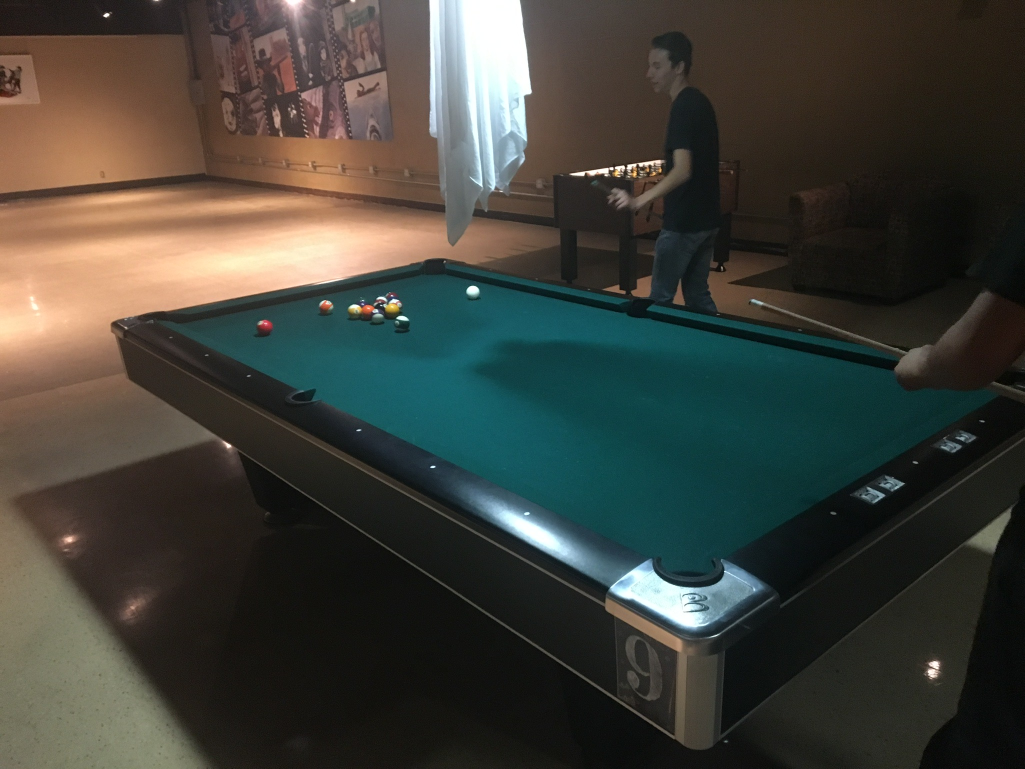
#> input picture Pool_Detection_Project/photos/IMG_0330.jpg, 2049 x 1537 px, found by its file name (shown at 1/2 size)
$ python mask_testing.py   (older library calls are emulated)
#> lines starting #> are read from the running program, lines starting #| are printed output that depends on the picture; after the words box and inside, x2 and y2 are one past the last pixel; in counts of white or black regions, pixels touching at a corner belong together
import sys
sys.path.append('/usr/local/lib/python2.7/site-packages')

import cv2
import numpy as np
from matplotlib import pyplot as plt


# --- DEFINITIONS --- #
file_name = "/Users/JLepere2/Desktop/CalPolyPomona/Masters_Project/photos/IMG_0330.jpg"
window_name = "TABLE DETECTION"
r_low_tb_name = "R_LOW"
r_high_tb_name = "R_HIGH"
g_low_tb_name = "G_LOW"
g_high_tb_name = "G_HIGH"
b_low_tb_name = "B_LOW"
b_high_tb_name = "B_HIGH"
image_selector_tb_name = "IMAGE"

def detect_table(img,lower_bounds,upper_bounds):
    hsv = cv2.cvtColor(img,cv2.COLOR_BGR2HSV)
    mask = cv2.inRange(img,lower_bounds,upper_bounds)
    res = cv2.bitwise_and(img,img,mask = mask)
    return hsv

def nothing(x):
    pass

if __name__ == "__main__":

    img = cv2.imread(file_name)
#> img is the input picture: shape (1537, 2049, 3); mean B, G, R 57.5, 64.6, 64
    img_height, img_width, img_channels = img.shape
#> img_height = 1537; img_width = 2049; img_channels = 3

    # --- GUI DEFINITIONS --- #
    cv2.namedWindow(window_name,cv2.WINDOW_NORMAL)
    cv2.createTrackbar(image_selector_tb_name,window_name,0,4,nothing)
#> slider 'IMAGE' is set to 1
    # [6 lines of commented-out code are left out]

    while (1):
        image_to_show = cv2.getTrackbarPos(image_selector_tb_name,window_name)
        if image_to_show == 0:
            res = img
        elif image_to_show >= 1:
            # [6 lines of commented-out code are left out]
            lower_bounds = np.array([60,60,10])
            upper_bounds = np.array([110,110,60])
            res = detect_table(img,lower_bounds,upper_bounds)
#> in detect_table, `hsv = cv2.cvtColor(img,cv2.COLOR_BGR2HSV)`: hsv: shape (1537, 2049, 3); mean H, S, V 42.1, 89.2, 74.7
#> in detect_table, `mask = cv2.inRange(img,lower_bounds,upper_bounds)`:
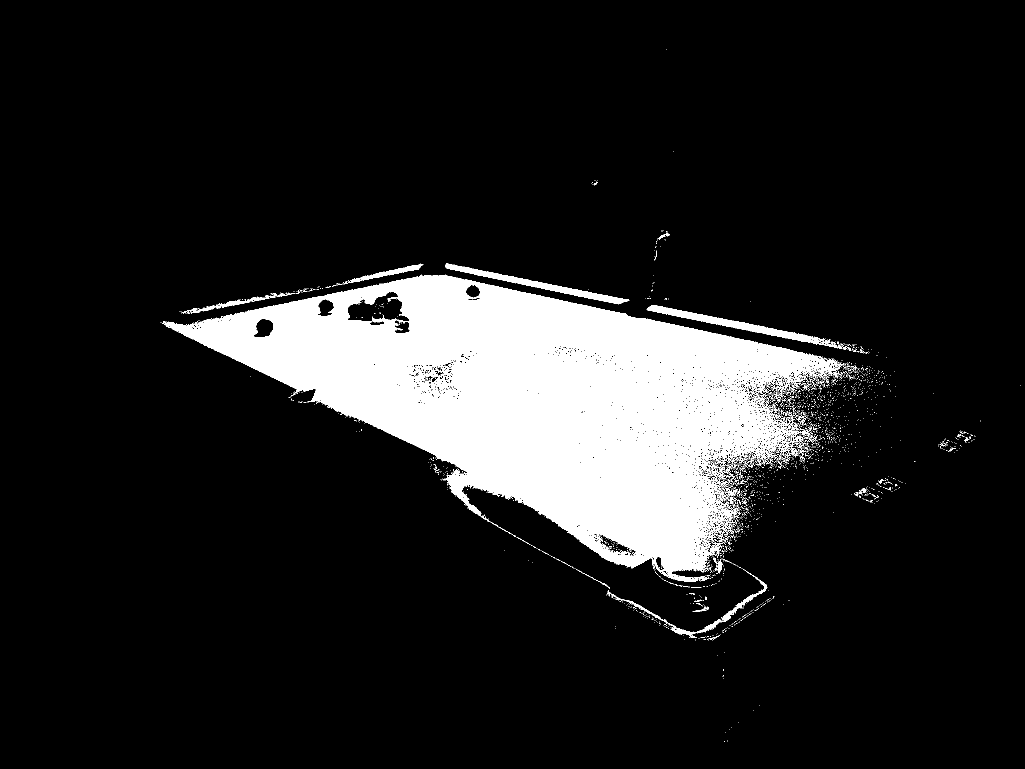
#> mask: shape (1537, 2049) (shown at 1/2 size); 12.2% white; 2420 white regions (2353 under 20 px), largest, box (x1, y1, x2, y2) and area: (324, 549, 1688, 1164) 361847, (1293, 610, 1685, 698) 4748, (891, 526, 1259, 609) 4178
#> in detect_table, `res = cv2.bitwise_and(img,img,mask = mask)`:
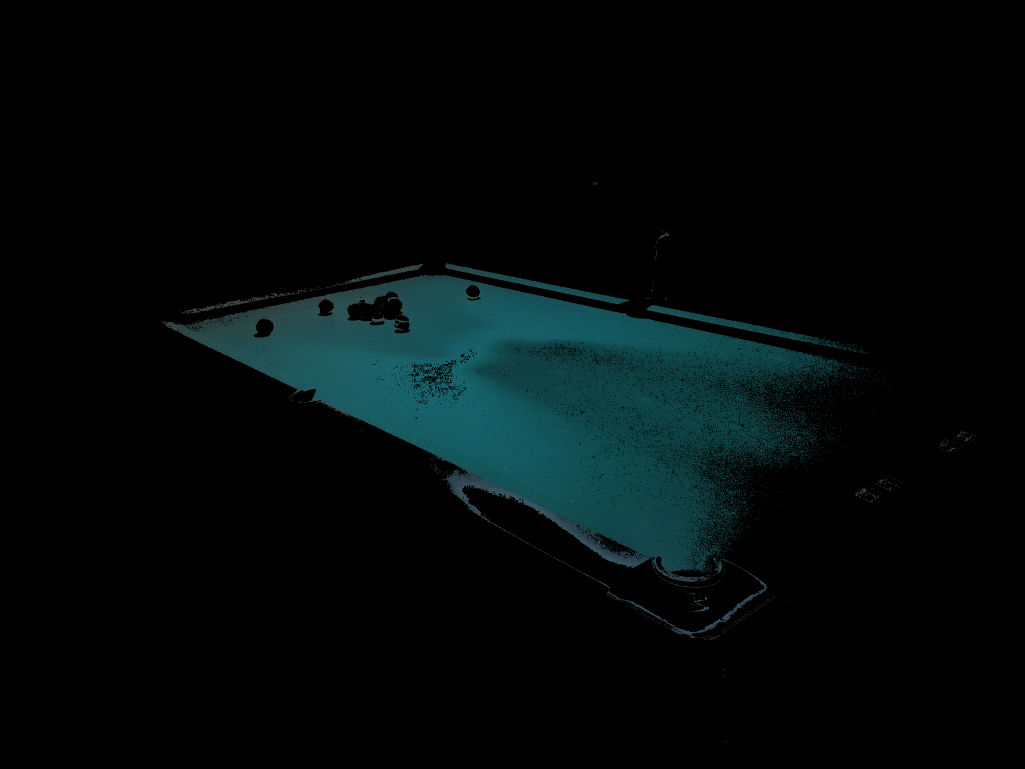
#> res: shape (1537, 2049, 3) (shown at 1/2 size); mean B, G, R 9.9, 9.4, 2.7
            if image_to_show >= 2:
                imgray = cv2.cvtColor(res,cv2.COLOR_BGR2GRAY)
                tmp,thresh = cv2.threshold(imgray,255,255,255)
                retr = cv2.RETR_EXTERNAL
                tmp, contours, hierarchy = cv2.findContours(thresh,retr,cv2.CHAIN_APPROX_SIMPLE)
                blank_image = np.zeros((img_height,img_width,3),np.uint8)
                cv2.drawContours(blank_image,contours,-1,(255,255,255),3)
                res = blank_image
                if image_to_show >= 3:
                    res = cv2.medianBlur(res,7)
                    res = cv2.Canny(res,100,150,apertureSize = 3)
                    if image_to_show >= 4:
                        rho = 1
                        theta = np.pi/180
                        threshold = 100
                        lines = cv2.HoughLines(res,rho,theta,threshold)
                        rho_threshold = 50
                        theta_threshold = 0.05
                        accepted_lines = []
                        for i in range(len(lines)):
                            for rho,theta in lines[i]:
                                found_similar = False
                                for j in range(len(accepted_lines)):
                                    for accepted_rho, accepted_theta in accepted_lines[j]:
                                        if abs(accepted_rho - rho) < rho_threshold and abs(accepted_theta - theta) < theta_threshold:
                                            found_similar = True
                                if not found_similar:
                                    accepted_lines.append(lines[i])
                        new_img = img.copy()
                        for i in range(len(lines)):
                            for rho,theta in lines[i]:
                                a = np.cos(theta)
                                b = np.sin(theta)
                                x0 = a*rho
                                y0 = b*rho
                                x1 = int(x0 + 2000*(-b))
                                y1 = int(y0 + 2000*(a))
                                x2 = int(x0 - 2000*(-b))
                                y2 = int(y0 - 2000*(a))
                                cv2.line(new_img,(x1,y1),(x2,y2),(0,255,255),2)
                        res = new_img

        cv2.imshow(window_name,cv2.resize(res,(600,450)))
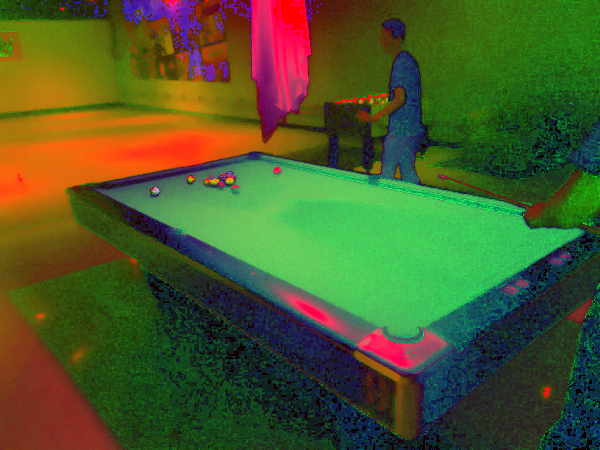
#> window 'TABLE DETECTION': shape (450, 600, 3); mean B, G, R 42, 89.1, 74.6
        k = cv2.waitKey(5)
#> (key q is pressed here)
        if k == ord('q'):
            break

    cv2.destroyAllWindows()

$ run again, with Pool_Detection_Project/photos/IMG_0310.jpg copied over Pool_Detection_Project/photos/IMG_0330.jpg
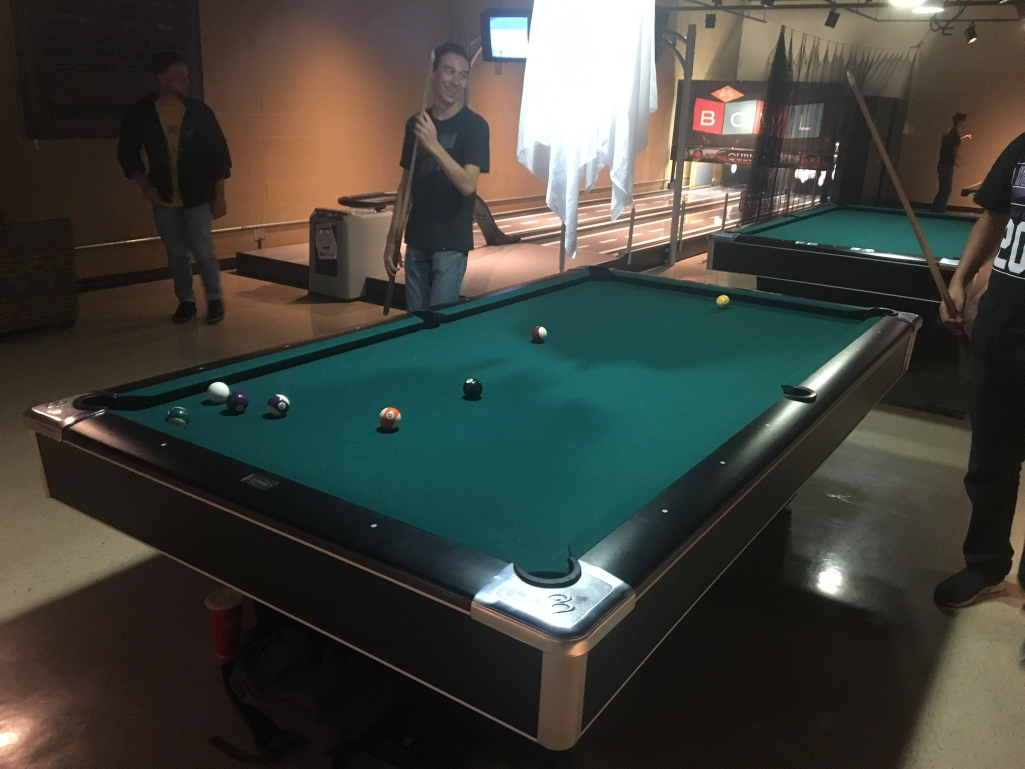
#> input picture Pool_Detection_Project/photos/IMG_0310.jpg, 2049 x 1537 px, found by its file name (shown at 1/2 size)
#> img is the input picture: shape (1537, 2049, 3); mean B, G, R 60.7, 67.4, 65.6
#> hsv: shape (1537, 2049, 3); mean H, S, V 41.1, 83.5, 75.8
#> in detect_table, `mask = cv2.inRange(img,lower_bounds,upper_bounds)`:
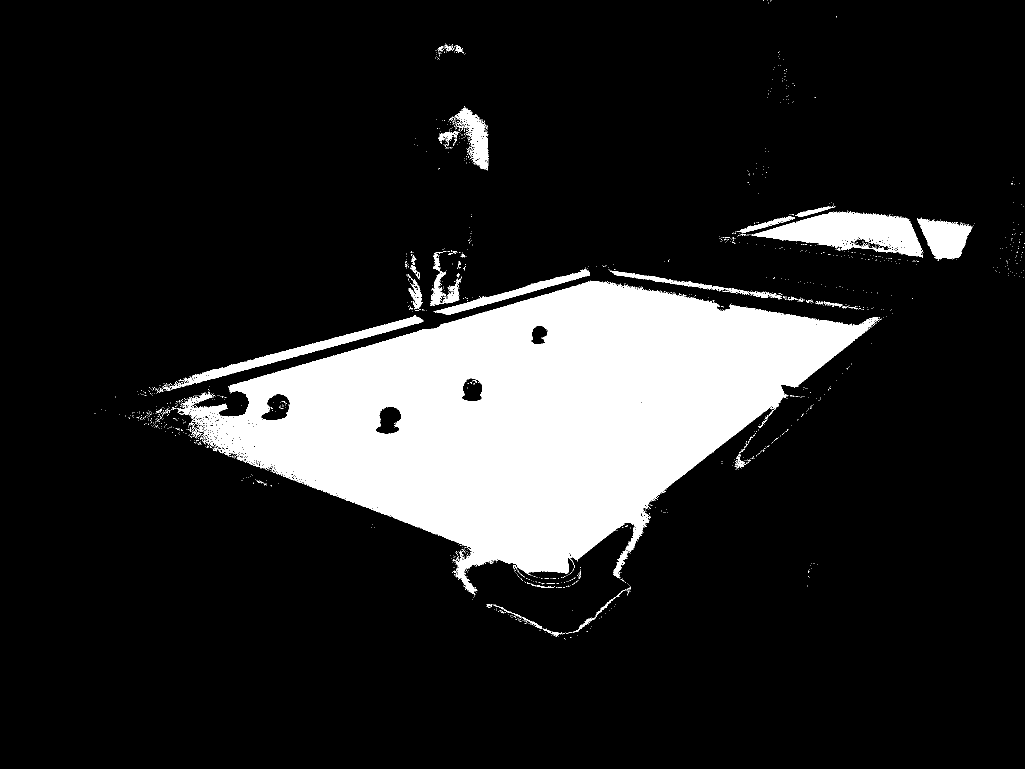
#> mask: shape (1537, 2049) (shown at 1/2 size); 14.9% white; 1519 white regions (1469 under 20 px), largest, box (x1, y1, x2, y2) and area: (355, 561, 1759, 1191) 420182, (1503, 423, 1846, 515) 16225, (358, 631, 847, 774) 7600
#> `cv2.imshow(window_name,cv2.resize(res,(600,450)))`:
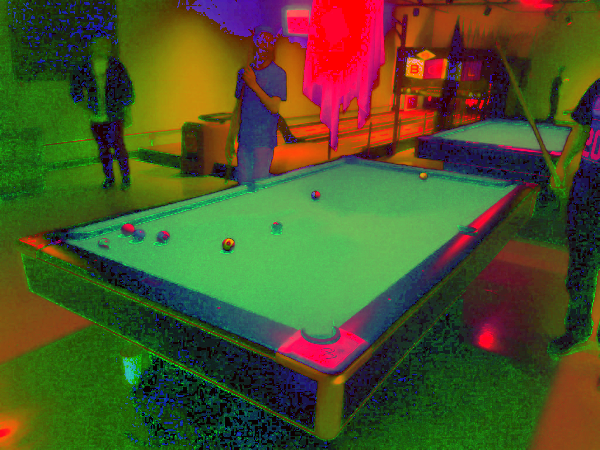
#> window 'TABLE DETECTION': shape (450, 600, 3); mean B, G, R 41.1, 83.4, 75.6

$ run again, with Pool_Detection_Project/photos/IMG_0311.jpg copied over Pool_Detection_Project/photos/IMG_0330.jpg
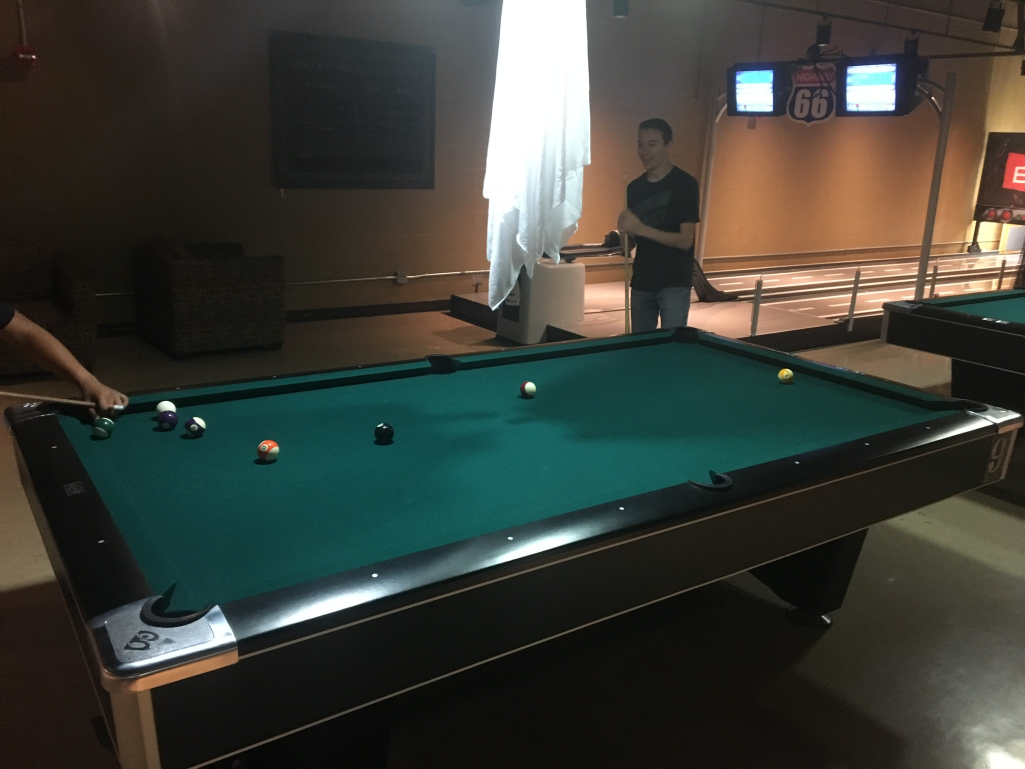
#> input picture Pool_Detection_Project/photos/IMG_0311.jpg, 2049 x 1537 px, found by its file name (shown at 1/2 size)
#> img is the input picture: shape (1537, 2049, 3); mean B, G, R 55.5, 62.5, 59.7
#> hsv: shape (1537, 2049, 3); mean H, S, V 43.9, 88.7, 70
#> in detect_table, `mask = cv2.inRange(img,lower_bounds,upper_bounds)`:
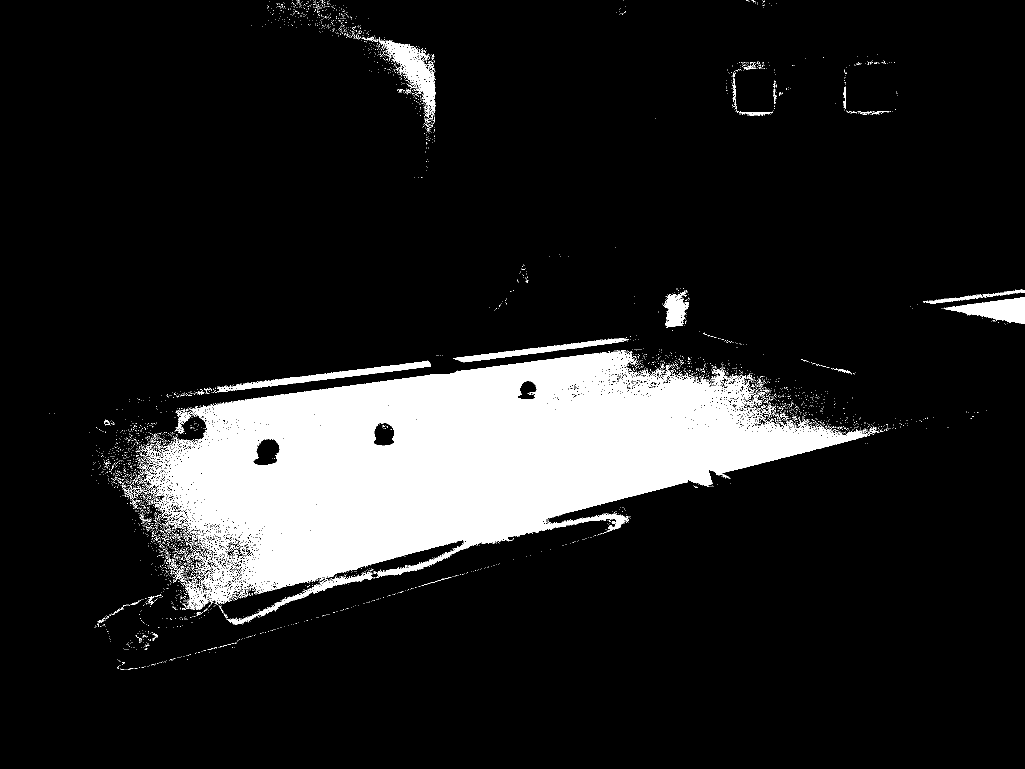
#> mask: shape (1537, 2049) (shown at 1/2 size); 12.6% white; 4213 white regions (4137 under 20 px), largest, box (x1, y1, x2, y2) and area: (279, 700, 1736, 1250) 360982, (757, 79, 871, 237) 4832, (425, 721, 862, 786) 4686
#> `cv2.imshow(window_name,cv2.resize(res,(600,450)))`:
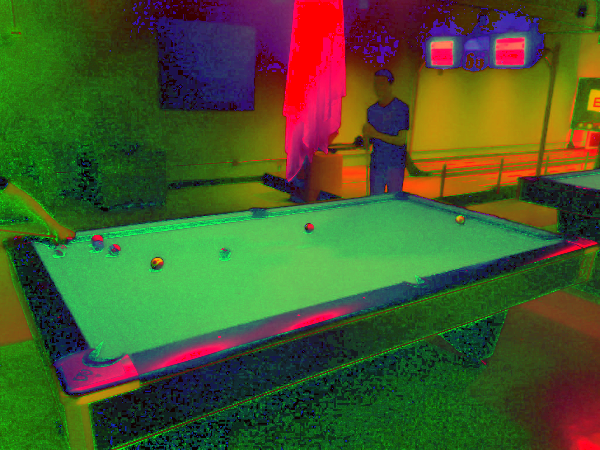
#> window 'TABLE DETECTION': shape (450, 600, 3); mean B, G, R 43.9, 88.6, 69.9

$ run again, with Pool_Detection_Project/photos/IMG_0312.jpg copied over Pool_Detection_Project/photos/IMG_0330.jpg
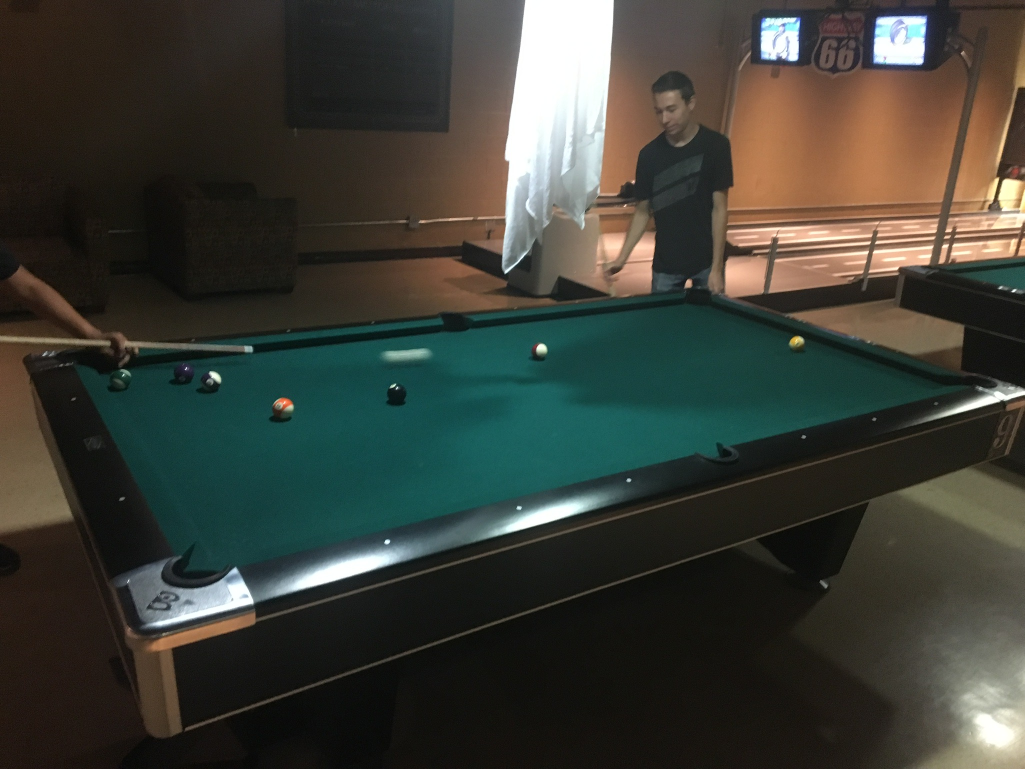
#> input picture Pool_Detection_Project/photos/IMG_0312.jpg, 2049 x 1537 px, found by its file name (shown at 1/2 size)
#> img is the input picture: shape (1537, 2049, 3); mean B, G, R 54.4, 62.1, 60.1
#> hsv: shape (1537, 2049, 3); mean H, S, V 40.9, 88.2, 69.8
#> in detect_table, `mask = cv2.inRange(img,lower_bounds,upper_bounds)`:
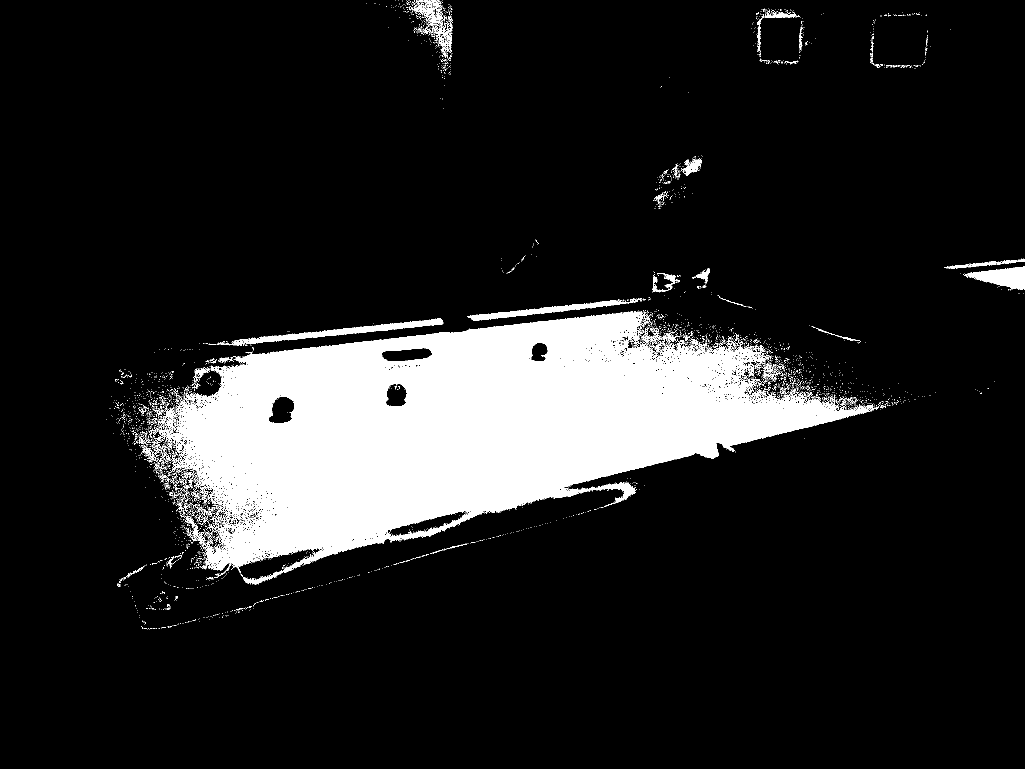
#> mask: shape (1537, 2049) (shown at 1/2 size); 13% white; 3667 white regions (3547 under 20 px), largest, box (x1, y1, x2, y2) and area: (316, 622, 1756, 1170) 377345, (465, 636, 887, 692) 4544, (934, 596, 1282, 642) 3231
#> `cv2.imshow(window_name,cv2.resize(res,(600,450)))`:
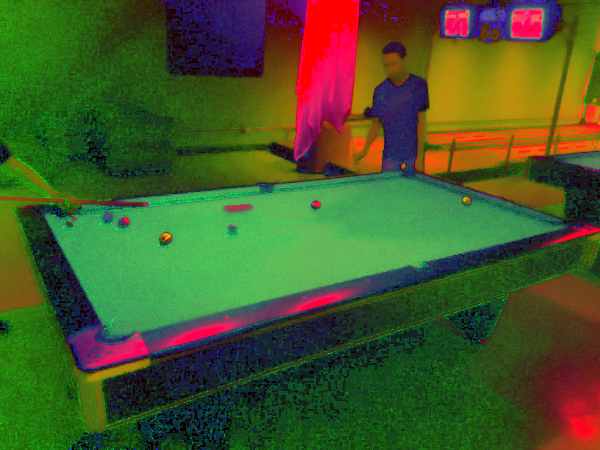
#> window 'TABLE DETECTION': shape (450, 600, 3); mean B, G, R 40.8, 88.1, 69.7
